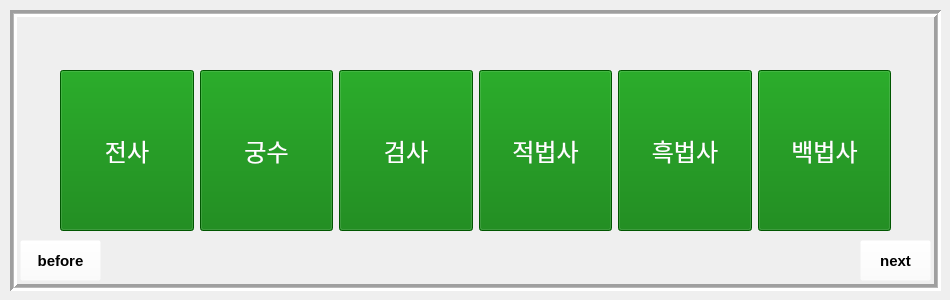
   <widget class="QWidget" name="page_wizard_white_2">
    <widget class="QFrame" name="frame_9">
     <property name="geometry">
      <rect>
       <x>10</x>
       <y>10</y>
       <width>931</width>
       <height>281</height>
      </rect>
     </property>
     <property name="styleSheet">
      <string notr="true"/>
     </property>
     <property name="frameShape">
      <enum>QFrame::Box</enum>
     </property>
     <property name="frameShadow">
      <enum>QFrame::Sunken</enum>
     </property>
     <property name="lineWidth">
      <number>3</number>
     </property>
     <property name="midLineWidth">
      <number>1</number>
     </property>
     <widget class="QLabel" name="label_85">
      <property name="geometry">
       <rect>
        <x>90</x>
        <y>220</y>
        <width>41</width>
        <height>41</height>
       </rect>
      </property>
      <property name="text">
       <string/>
      </property>
      <property name="pixmap">
       <pixmap>../../../../Downloads/Map_tile_119 (1).png</pixmap>
      </property>
      <property name="scaledContents">
       <bool>true</bool>
      </property>
     </widget>
     <widget class="QLabel" name="label_86">
      <property name="geometry">
       <rect>
        <x>130</x>
        <y>220</y>
        <width>41</width>
        <height>41</height>
       </rect>
      </property>
      <property name="text">
       <string/>
      </property>
      <property name="pixmap">
       <pixmap>../../../../Downloads/Map_tile_119 (1).png</pixmap>
      </property>
      <property name="scaledContents">
       <bool>true</bool>
      </property>
     </widget>
     <widget class="QLabel" name="label_110">
      <property name="geometry">
       <rect>
        <x>250</x>
        <y>220</y>
        <width>41</width>
        <height>41</height>
       </rect>
      </property>
      <property name="text">
       <string/>
      </property>
      <property name="pixmap">
       <pixmap>../../../../Downloads/Map_tile_119 (1).png</pixmap>
      </property>
      <property name="scaledContents">
       <bool>true</bool>
      </property>
     </widget>
     <widget class="QLabel" name="label_128">
      <property name="geometry">
       <rect>
        <x>210</x>
        <y>220</y>
        <width>41</width>
        <height>41</height>
       </rect>
      </property>
      <property name="text">
       <string/>
      </property>
      <property name="pixmap">
       <pixmap>../../../../Downloads/Map_tile_119 (1).png</pixmap>
      </property>
      <property name="scaledContents">
       <bool>true</bool>
      </property>
     </widget>
     <widget class="QLabel" name="label_144">
      <property name="geometry">
       <rect>
        <x>170</x>
        <y>220</y>
        <width>41</width>
        <height>41</height>
       </rect>
      </property>
      <property name="text">
       <string/>
      </property>
      <property name="pixmap">
       <pixmap>../../../../Downloads/Map_tile_119 (1).png</pixmap>
      </property>
      <property name="scaledContents">
       <bool>true</bool>
      </property>
     </widget>
     <widget class="QLabel" name="label_145">
      <property name="geometry">
       <rect>
        <x>370</x>
        <y>220</y>
        <width>41</width>
        <height>41</height>
       </rect>
      </property>
      <property name="text">
       <string/>
      </property>
      <property name="pixmap">
       <pixmap>../../../../Downloads/Map_tile_119 (1).png</pixmap>
      </property>
      <property name="scaledContents">
       <bool>true</bool>
      </property>
     </widget>
     <widget class="QLabel" name="label_146">
      <property name="geometry">
       <rect>
        <x>330</x>
        <y>220</y>
        <width>41</width>
        <height>41</height>
       </rect>
      </property>
      <property name="text">
       <string/>
      </property>
      <property name="pixmap">
       <pixmap>../../../../Downloads/Map_tile_119 (1).png</pixmap>
      </property>
      <property name="scaledContents">
       <bool>true</bool>
      </property>
     </widget>
     <widget class="QLabel" name="label_147">
      <property name="geometry">
       <rect>
        <x>290</x>
        <y>220</y>
        <width>41</width>
        <height>41</height>
       </rect>
      </property>
      <property name="text">
       <string/>
      </property>
      <property name="pixmap">
       <pixmap>../../../../Downloads/Map_tile_119 (1).png</pixmap>
      </property>
      <property name="scaledContents">
       <bool>true</bool>
      </property>
     </widget>
     <widget class="QLabel" name="label_148">
      <property name="geometry">
       <rect>
        <x>410</x>
        <y>220</y>
        <width>41</width>
        <height>41</height>
       </rect>
      </property>
      <property name="text">
       <string/>
      </property>
      <property name="pixmap">
       <pixmap>../../../../Downloads/Map_tile_119 (1).png</pixmap>
      </property>
      <property name="scaledContents">
       <bool>true</bool>
      </property>
     </widget>
     <widget class="QLabel" name="label_149">
      <property name="geometry">
       <rect>
        <x>450</x>
        <y>220</y>
        <width>41</width>
        <height>41</height>
       </rect>
      </property>
      <property name="text">
       <string/>
      </property>
      <property name="pixmap">
       <pixmap>../../../../Downloads/Map_tile_119 (1).png</pixmap>
      </property>
      <property name="scaledContents">
       <bool>true</bool>
      </property>
     </widget>
     <widget class="QLabel" name="label_150">
      <property name="geometry">
       <rect>
        <x>330</x>
        <y>0</y>
        <width>41</width>
        <height>41</height>
       </rect>
      </property>
      <property name="text">
       <string/>
      </property>
      <property name="pixmap">
       <pixmap>../../../../Downloads/Map_tile_119 (1).png</pixmap>
      </property>
      <property name="scaledContents">
       <bool>true</bool>
      </property>
     </widget>
     <widget class="QLabel" name="label_151">
      <property name="geometry">
       <rect>
        <x>90</x>
        <y>0</y>
        <width>41</width>
        <height>41</height>
       </rect>
      </property>
      <property name="text">
       <string/>
      </property>
      <property name="pixmap">
       <pixmap>../../../../Downloads/Map_tile_119 (1).png</pixmap>
      </property>
      <property name="scaledContents">
       <bool>true</bool>
      </property>
     </widget>
     <widget class="QLabel" name="label_152">
      <property name="geometry">
       <rect>
        <x>210</x>
        <y>0</y>
        <width>41</width>
        <height>41</height>
       </rect>
      </property>
      <property name="text">
       <string/>
      </property>
      <property name="pixmap">
       <pixmap>../../../../Downloads/Map_tile_119 (1).png</pixmap>
      </property>
      <property name="scaledContents">
       <bool>true</bool>
      </property>
     </widget>
     <widget class="QLabel" name="label_153">
      <property name="geometry">
       <rect>
        <x>170</x>
        <y>0</y>
        <width>41</width>
        <height>41</height>
       </rect>
      </property>
      <property name="text">
       <string/>
      </property>
      <property name="pixmap">
       <pixmap>../../../../Downloads/Map_tile_119 (1).png</pixmap>
      </property>
      <property name="scaledContents">
       <bool>true</bool>
      </property>
     </widget>
     <widget class="QLabel" name="label_154">
      <property name="geometry">
       <rect>
        <x>290</x>
        <y>0</y>
        <width>41</width>
        <height>41</height>
       </rect>
      </property>
      <property name="text">
       <string/>
      </property>
      <property name="pixmap">
       <pixmap>../../../../Downloads/Map_tile_119 (1).png</pixmap>
      </property>
      <property name="scaledContents">
       <bool>true</bool>
      </property>
     </widget>
     <widget class="QLabel" name="label_155">
      <property name="geometry">
       <rect>
        <x>250</x>
        <y>0</y>
        <width>41</width>
        <height>41</height>
       </rect>
      </property>
      <property name="text">
       <string/>
      </property>
      <property name="pixmap">
       <pixmap>../../../../Downloads/Map_tile_119 (1).png</pixmap>
      </property>
      <property name="scaledContents">
       <bool>true</bool>
      </property>
     </widget>
     <widget class="QLabel" name="label_156">
      <property name="geometry">
       <rect>
        <x>410</x>
        <y>0</y>
        <width>41</width>
        <height>41</height>
       </rect>
      </property>
      <property name="text">
       <string/>
      </property>
      <property name="pixmap">
       <pixmap>../../../../Downloads/Map_tile_119 (1).png</pixmap>
      </property>
      <property name="scaledContents">
       <bool>true</bool>
      </property>
     </widget>
     <widget class="QLabel" name="label_157">
      <property name="geometry">
       <rect>
        <x>370</x>
        <y>0</y>
        <width>41</width>
        <height>41</height>
       </rect>
      </property>
      <property name="text">
       <string/>
      </property>
      <property name="pixmap">
       <pixmap>../../../../Downloads/Map_tile_119 (1).png</pixmap>
      </property>
      <property name="scaledContents">
       <bool>true</bool>
      </property>
     </widget>
     <widget class="QLabel" name="label_158">
      <property name="geometry">
       <rect>
        <x>50</x>
        <y>0</y>
        <width>41</width>
        <height>41</height>
       </rect>
      </property>
      <property name="text">
       <string/>
      </property>
      <property name="pixmap">
       <pixmap>../../../../Downloads/Map_tile_119 (1).png</pixmap>
      </property>
      <property name="scaledContents">
       <bool>true</bool>
      </property>
     </widget>
     <widget class="QLabel" name="label_159">
      <property name="geometry">
       <rect>
        <x>130</x>
        <y>0</y>
        <width>41</width>
        <height>41</height>
       </rect>
      </property>
      <property name="text">
       <string/>
      </property>
      <property name="pixmap">
       <pixmap>../../../../Downloads/Map_tile_119 (1).png</pixmap>
      </property>
      <property name="scaledContents">
       <bool>true</bool>
      </property>
     </widget>
     <widget class="QLabel" name="label_160">
      <property name="geometry">
       <rect>
        <x>10</x>
        <y>20</y>
        <width>41</width>
        <height>41</height>
       </rect>
      </property>
      <property name="text">
       <string/>
      </property>
      <property name="pixmap">
       <pixmap>../../../../Downloads/Map_tile_94.png</pixmap>
      </property>
      <property name="scaledContents">
       <bool>true</bool>
      </property>
     </widget>
     <widget class="QLabel" name="label_161">
      <property name="geometry">
       <rect>
        <x>880</x>
        <y>20</y>
        <width>41</width>
        <height>41</height>
       </rect>
      </property>
      <property name="text">
       <string/>
      </property>
      <property name="pixmap">
       <pixmap>../../../../Downloads/Map_tile_96.png</pixmap>
      </property>
      <property name="scaledContents">
       <bool>true</bool>
      </property>
     </widget>
     <widget class="QLabel" name="label_162">
      <property name="geometry">
       <rect>
        <x>530</x>
        <y>0</y>
        <width>41</width>
        <height>41</height>
       </rect>
      </property>
      <property name="text">
       <string/>
      </property>
      <property name="pixmap">
       <pixmap>../../../../Downloads/Map_tile_119 (1).png</pixmap>
      </property>
      <property name="scaledContents">
       <bool>true</bool>
      </property>
     </widget>
     <widget class="QLabel" name="label_163">
      <property name="geometry">
       <rect>
        <x>570</x>
        <y>0</y>
        <width>41</width>
        <height>41</height>
       </rect>
      </property>
      <property name="text">
       <string/>
      </property>
      <property name="pixmap">
       <pixmap>../../../../Downloads/Map_tile_119 (1).png</pixmap>
      </property>
      <property name="scaledContents">
       <bool>true</bool>
      </property>
     </widget>
     <widget class="QLabel" name="label_164">
      <property name="geometry">
       <rect>
        <x>450</x>
        <y>0</y>
        <width>41</width>
        <height>41</height>
       </rect>
      </property>
      <property name="text">
       <string/>
      </property>
      <property name="pixmap">
       <pixmap>../../../../Downloads/Map_tile_119 (1).png</pixmap>
      </property>
      <property name="scaledContents">
       <bool>true</bool>
      </property>
     </widget>
     <widget class="QLabel" name="label_165">
      <property name="geometry">
       <rect>
        <x>610</x>
        <y>0</y>
        <width>41</width>
        <height>41</height>
       </rect>
      </property>
      <property name="text">
       <string/>
      </property>
      <property name="pixmap">
       <pixmap>../../../../Downloads/Map_tile_119 (1).png</pixmap>
      </property>
      <property name="scaledContents">
       <bool>true</bool>
      </property>
     </widget>
     <widget class="QLabel" name="label_166">
      <property name="geometry">
       <rect>
        <x>650</x>
        <y>0</y>
        <width>41</width>
        <height>41</height>
       </rect>
      </property>
      <property name="text">
       <string/>
      </property>
      <property name="pixmap">
       <pixmap>../../../../Downloads/Map_tile_119 (1).png</pixmap>
      </property>
      <property name="scaledContents">
       <bool>true</bool>
      </property>
     </widget>
     <widget class="QLabel" name="label_167">
      <property name="geometry">
       <rect>
        <x>490</x>
        <y>0</y>
        <width>41</width>
        <height>41</height>
       </rect>
      </property>
      <property name="text">
       <string/>
      </property>
      <property name="pixmap">
       <pixmap>../../../../Downloads/Map_tile_119 (1).png</pixmap>
      </property>
      <property name="scaledContents">
       <bool>true</bool>
      </property>
     </widget>
     <widget class="QLabel" name="label_168">
      <property name="geometry">
       <rect>
        <x>690</x>
        <y>0</y>
        <width>41</width>
        <height>41</height>
       </rect>
      </property>
      <property name="text">
       <string/>
      </property>
      <property name="pixmap">
       <pixmap>../../../../Downloads/Map_tile_119 (1).png</pixmap>
      </property>
      <property name="scaledContents">
       <bool>true</bool>
      </property>
     </widget>
     <widget class="QLabel" name="label_169">
      <property name="geometry">
       <rect>
        <x>730</x>
        <y>0</y>
        <width>41</width>
        <height>41</height>
       </rect>
      </property>
      <property name="text">
       <string/>
      </property>
      <property name="pixmap">
       <pixmap>../../../../Downloads/Map_tile_119 (1).png</pixmap>
      </property>
      <property name="scaledContents">
       <bool>true</bool>
      </property>
     </widget>
     <widget class="QLabel" name="label_170">
      <property name="geometry">
       <rect>
        <x>770</x>
        <y>0</y>
        <width>41</width>
        <height>41</height>
       </rect>
      </property>
      <property name="text">
       <string/>
      </property>
      <property name="pixmap">
       <pixmap>../../../../Downloads/Map_tile_119 (1).png</pixmap>
      </property>
      <property name="scaledContents">
       <bool>true</bool>
      </property>
     </widget>
     <widget class="QLabel" name="label_171">
      <property name="geometry">
       <rect>
        <x>810</x>
        <y>0</y>
        <width>41</width>
        <height>41</height>
       </rect>
      </property>
      <property name="text">
       <string/>
      </property>
      <property name="pixmap">
       <pixmap>../../../../Downloads/Map_tile_119 (1).png</pixmap>
      </property>
      <property name="scaledContents">
       <bool>true</bool>
      </property>
     </widget>
     <widget class="QLabel" name="label_172">
      <property name="geometry">
       <rect>
        <x>840</x>
        <y>0</y>
        <width>41</width>
        <height>41</height>
       </rect>
      </property>
      <property name="text">
       <string/>
      </property>
      <property name="pixmap">
       <pixmap>../../../../Downloads/Map_tile_119 (1).png</pixmap>
      </property>
      <property name="scaledContents">
       <bool>true</bool>
      </property>
     </widget>
     <widget class="QLabel" name="label_173">
      <property name="geometry">
       <rect>
        <x>10</x>
        <y>60</y>
        <width>41</width>
        <height>41</height>
       </rect>
      </property>
      <property name="text">
       <string/>
      </property>
      <property name="pixmap">
       <pixmap>../../../../Downloads/Map_tile_106.png</pixmap>
      </property>
      <property name="scaledContents">
       <bool>true</bool>
      </property>
     </widget>
     <widget class="QLabel" name="label_174">
      <property name="geometry">
       <rect>
        <x>10</x>
        <y>100</y>
        <width>41</width>
        <height>41</height>
       </rect>
      </property>
      <property name="text">
       <string/>
      </property>
      <property name="pixmap">
       <pixmap>../../../../Downloads/Map_tile_106.png</pixmap>
      </property>
      <property name="scaledContents">
       <bool>true</bool>
      </property>
     </widget>
     <widget class="QLabel" name="label_175">
      <property name="geometry">
       <rect>
        <x>10</x>
        <y>140</y>
        <width>41</width>
        <height>41</height>
       </rect>
      </property>
      <property name="text">
       <string/>
      </property>
      <property name="pixmap">
       <pixmap>../../../../Downloads/Map_tile_106.png</pixmap>
      </property>
      <property name="scaledContents">
       <bool>true</bool>
      </property>
     </widget>
     <widget class="QLabel" name="label_176">
      <property name="geometry">
       <rect>
        <x>10</x>
        <y>180</y>
        <width>41</width>
        <height>41</height>
       </rect>
      </property>
      <property name="text">
       <string/>
      </property>
      <property name="pixmap">
       <pixmap>../../../../Downloads/Map_tile_106.png</pixmap>
      </property>
      <property name="scaledContents">
       <bool>true</bool>
      </property>
     </widget>
     <widget class="QLabel" name="label_177">
      <property name="geometry">
       <rect>
        <x>810</x>
        <y>220</y>
        <width>41</width>
        <height>41</height>
       </rect>
      </property>
      <property name="text">
       <string/>
      </property>
      <property name="pixmap">
       <pixmap>../../../../Downloads/Map_tile_119 (1).png</pixmap>
      </property>
      <property name="scaledContents">
       <bool>true</bool>
      </property>
     </widget>
     <widget class="QLabel" name="label_178">
      <property name="geometry">
       <rect>
        <x>570</x>
        <y>220</y>
        <width>41</width>
        <height>41</height>
       </rect>
      </property>
      <property name="text">
       <string/>
      </property>
      <property name="pixmap">
       <pixmap>../../../../Downloads/Map_tile_119 (1).png</pixmap>
      </property>
      <property name="scaledContents">
       <bool>true</bool>
      </property>
     </widget>
     <widget class="QLabel" name="label_179">
      <property name="geometry">
       <rect>
        <x>690</x>
        <y>220</y>
        <width>41</width>
        <height>41</height>
       </rect>
      </property>
      <property name="text">
       <string/>
      </property>
      <property name="pixmap">
       <pixmap>../../../../Downloads/Map_tile_119 (1).png</pixmap>
      </property>
      <property name="scaledContents">
       <bool>true</bool>
      </property>
     </widget>
     <widget class="QLabel" name="label_180">
      <property name="geometry">
       <rect>
        <x>490</x>
        <y>220</y>
        <width>41</width>
        <height>41</height>
       </rect>
      </property>
      <property name="text">
       <string/>
      </property>
      <property name="pixmap">
       <pixmap>../../../../Downloads/Map_tile_119 (1).png</pixmap>
      </property>
      <property name="scaledContents">
       <bool>true</bool>
      </property>
     </widget>
     <widget class="QLabel" name="label_181">
      <property name="geometry">
       <rect>
        <x>650</x>
        <y>220</y>
        <width>41</width>
        <height>41</height>
       </rect>
      </property>
      <property name="text">
       <string/>
      </property>
      <property name="pixmap">
       <pixmap>../../../../Downloads/Map_tile_119 (1).png</pixmap>
      </property>
      <property name="scaledContents">
       <bool>true</bool>
      </property>
     </widget>
     <widget class="QLabel" name="label_182">
      <property name="geometry">
       <rect>
        <x>770</x>
        <y>220</y>
        <width>41</width>
        <height>41</height>
       </rect>
      </property>
      <property name="text">
       <string/>
      </property>
      <property name="pixmap">
       <pixmap>../../../../Downloads/Map_tile_119 (1).png</pixmap>
      </property>
      <property name="scaledContents">
       <bool>true</bool>
      </property>
     </widget>
     <widget class="QLabel" name="label_183">
      <property name="geometry">
       <rect>
        <x>730</x>
        <y>220</y>
        <width>41</width>
        <height>41</height>
       </rect>
      </property>
      <property name="text">
       <string/>
      </property>
      <property name="pixmap">
       <pixmap>../../../../Downloads/Map_tile_119 (1).png</pixmap>
      </property>
      <property name="scaledContents">
       <bool>true</bool>
      </property>
     </widget>
     <widget class="QLabel" name="label_184">
      <property name="geometry">
       <rect>
        <x>530</x>
        <y>220</y>
        <width>41</width>
        <height>41</height>
       </rect>
      </property>
      <property name="text">
       <string/>
      </property>
      <property name="pixmap">
       <pixmap>../../../../Downloads/Map_tile_119 (1).png</pixmap>
      </property>
      <property name="scaledContents">
       <bool>true</bool>
      </property>
     </widget>
     <widget class="QLabel" name="label_185">
      <property name="geometry">
       <rect>
        <x>610</x>
        <y>220</y>
        <width>41</width>
        <height>41</height>
       </rect>
      </property>
      <property name="text">
       <string/>
      </property>
      <property name="pixmap">
       <pixmap>../../../../Downloads/Map_tile_119 (1).png</pixmap>
      </property>
      <property name="scaledContents">
       <bool>true</bool>
      </property>
     </widget>
     <widget class="QLabel" name="label_186">
      <property name="geometry">
       <rect>
        <x>880</x>
        <y>100</y>
        <width>41</width>
        <height>41</height>
       </rect>
      </property>
      <property name="text">
       <string/>
      </property>
      <property name="pixmap">
       <pixmap>../../../../Downloads/Map_tile_108.png</pixmap>
      </property>
      <property name="scaledContents">
       <bool>true</bool>
      </property>
      <property name="alignment">
       <set>Qt::AlignJustify|Qt::AlignVCenter</set>
      </property>
     </widget>
     <widget class="QLabel" name="label_187">
      <property name="geometry">
       <rect>
        <x>880</x>
        <y>180</y>
        <width>41</width>
        <height>41</height>
       </rect>
      </property>
      <property name="text">
       <string/>
      </property>
      <property name="pixmap">
       <pixmap>../../../../Downloads/Map_tile_108.png</pixmap>
      </property>
      <property name="scaledContents">
       <bool>true</bool>
      </property>
      <property name="alignment">
       <set>Qt::AlignJustify|Qt::AlignVCenter</set>
      </property>
     </widget>
     <widget class="QLabel" name="label_188">
      <property name="geometry">
       <rect>
        <x>880</x>
        <y>140</y>
        <width>41</width>
        <height>41</height>
       </rect>
      </property>
      <property name="text">
       <string/>
      </property>
      <property name="pixmap">
       <pixmap>../../../../Downloads/Map_tile_108.png</pixmap>
      </property>
      <property name="scaledContents">
       <bool>true</bool>
      </property>
      <property name="alignment">
       <set>Qt::AlignJustify|Qt::AlignVCenter</set>
      </property>
     </widget>
     <widget class="QLabel" name="label_189">
      <property name="geometry">
       <rect>
        <x>880</x>
        <y>60</y>
        <width>41</width>
        <height>41</height>
       </rect>
      </property>
      <property name="text">
       <string/>
      </property>
      <property name="pixmap">
       <pixmap>../../../../Downloads/Map_tile_108.png</pixmap>
      </property>
      <property name="scaledContents">
       <bool>true</bool>
      </property>
      <property name="alignment">
       <set>Qt::AlignJustify|Qt::AlignVCenter</set>
      </property>
     </widget>
     <widget class="QPushButton" name="after2_white">
      <property name="geometry">
       <rect>
        <x>850</x>
        <y>230</y>
        <width>71</width>
        <height>41</height>
       </rect>
      </property>
      <property name="font">
       <font>
        <pointsize>11</pointsize>
        <weight>75</weight>
        <bold>true</bold>
       </font>
      </property>
      <property name="styleSheet">
       <string notr="true">background-color:rgba(255, 255, 255, 0)</string>
      </property>
      <property name="text">
       <string>next</string>
      </property>
     </widget>
     <widget class="QPushButton" name="before1_white">
      <property name="geometry">
       <rect>
        <x>10</x>
        <y>230</y>
        <width>81</width>
        <height>41</height>
       </rect>
      </property>
      <property name="font">
       <font>
        <pointsize>11</pointsize>
        <weight>75</weight>
        <bold>true</bold>
       </font>
      </property>
      <property name="styleSheet">
       <string notr="true">background-color:rgba(255, 255, 255, 0)</string>
      </property>
      <property name="text">
       <string>before</string>
      </property>
     </widget>
     <widget class="QWidget" name="layoutWidget_2">
      <property name="geometry">
       <rect>
        <x>50</x>
        <y>60</y>
        <width>831</width>
        <height>161</height>
       </rect>
      </property>
      <layout class="QHBoxLayout" name="horizontalLayout_2">
       <item>
        <widget class="QPushButton" name="warrior_2">
         <property name="sizePolicy">
          <sizepolicy hsizetype="Expanding" vsizetype="Expanding">
           <horstretch>0</horstretch>
           <verstretch>0</verstretch>
          </sizepolicy>
         </property>
         <property name="font">
          <font>
           <family>Rix이누아리두리 Regular</family>
           <pointsize>18</pointsize>
          </font>
         </property>
         <property name="styleSheet">
          <string notr="true">color:white;
background-color: rgb(0, 121, 0)
</string>
         </property>
         <property name="text">
          <string>전사</string>
         </property>
        </widget>
       </item>
       <item>
        <widget class="QPushButton" name="archer_2">
         <property name="sizePolicy">
          <sizepolicy hsizetype="Expanding" vsizetype="Expanding">
           <horstretch>0</horstretch>
           <verstretch>0</verstretch>
          </sizepolicy>
         </property>
         <property name="font">
          <font>
           <family>Rix이누아리두리 Regular</family>
           <pointsize>18</pointsize>
          </font>
         </property>
         <property name="styleSheet">
          <string notr="true">color:white;
background-color: rgb(0, 121, 0)
</string>
         </property>
         <property name="text">
          <string>궁수</string>
         </property>
        </widget>
       </item>
       <item>
        <widget class="QPushButton" name="swordsman_2">
         <property name="sizePolicy">
          <sizepolicy hsizetype="Expanding" vsizetype="Expanding">
           <horstretch>0</horstretch>
           <verstretch>0</verstretch>
          </sizepolicy>
         </property>
         <property name="font">
          <font>
           <family>Rix이누아리두리 Regular</family>
           <pointsize>18</pointsize>
          </font>
         </property>
         <property name="styleSheet">
          <string notr="true">color:white;
background-color: rgb(0, 121, 0)
</string>
         </property>
         <property name="text">
          <string>검사</string>
         </property>
        </widget>
       </item>
       <item>
        <widget class="QPushButton" name="red_wizard_2">
         <property name="sizePolicy">
          <sizepolicy hsizetype="Expanding" vsizetype="Expanding">
           <horstretch>0</horstretch>
           <verstretch>0</verstretch>
          </sizepolicy>
         </property>
         <property name="font">
          <font>
           <family>Rix이누아리두리 Regular</family>
           <pointsize>18</pointsize>
          </font>
         </property>
         <property name="styleSheet">
          <string notr="true">color:white;
background-color: rgb(0, 121, 0)
</string>
         </property>
         <property name="text">
          <string>적법사</string>
         </property>
        </widget>
       </item>
       <item>
        <widget class="QPushButton" name="black_wizard_2">
         <property name="sizePolicy">
          <sizepolicy hsizetype="Expanding" vsizetype="Expanding">
           <horstretch>0</horstretch>
           <verstretch>0</verstretch>
          </sizepolicy>
         </property>
         <property name="font">
          <font>
           <family>Rix이누아리두리 Regular</family>
           <pointsize>18</pointsize>
          </font>
         </property>
         <property name="styleSheet">
          <string notr="true">color:white;
background-color: rgb(0, 121, 0)
</string>
         </property>
         <property name="text">
          <string>흑법사</string>
         </property>
        </widget>
       </item>
       <item>
        <widget class="QPushButton" name="white_wizard_2">
         <property name="sizePolicy">
          <sizepolicy hsizetype="Expanding" vsizetype="Expanding">
           <horstretch>0</horstretch>
           <verstretch>0</verstretch>
          </sizepolicy>
         </property>
         <property name="font">
          <font>
           <family>Rix이누아리두리 Regular</family>
           <pointsize>18</pointsize>
          </font>
         </property>
         <property name="styleSheet">
          <string notr="true">color:white;
background-color: rgb(0, 121, 0)
</string>
         </property>
         <property name="text">
          <string>백법사</string>
         </property>
        </widget>
       </item>
      </layout>
     </widget>
    </widget>
   </widget>
